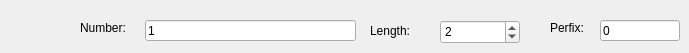
     <widget class="QWidget" name="tab_15">
      <attribute name="title">
       <string>Run</string>
      </attribute>
      <widget class="QSpinBox" name="txtDIRunLen">
       <property name="geometry">
        <rect>
         <x>440</x>
         <y>20</y>
         <width>80</width>
         <height>24</height>
        </rect>
       </property>
       <property name="toolTip">
        <string>&lt;html&gt;&lt;head/&gt;&lt;body&gt;&lt;p&gt;&lt;span style=&quot; font-size:18pt; color:#0000ff;&quot;&gt;RunLen: the length of run counter, e.g. RunLen=3 -&amp;gt; output run-001, rub-002&lt;/span&gt;&lt;/p&gt;&lt;p&gt;&lt;span style=&quot; font-size:18pt; color:#0000ff;&quot;&gt;RunLen &amp;gt; 1&lt;/span&gt;&lt;/p&gt;&lt;/body&gt;&lt;/html&gt;</string>
       </property>
       <property name="minimum">
        <number>1</number>
       </property>
       <property name="maximum">
        <number>999999999</number>
       </property>
       <property name="value">
        <number>2</number>
       </property>
      </widget>
      <widget class="QLineEdit" name="txtDIRunNum">
       <property name="geometry">
        <rect>
         <x>145</x>
         <y>20</y>
         <width>211</width>
         <height>21</height>
        </rect>
       </property>
       <property name="toolTip">
        <string>&lt;html&gt;&lt;head/&gt;&lt;body&gt;&lt;p&gt;&lt;span style=&quot; font-size:18pt; color:#0000ff;&quot;&gt;RunNum: sequence of run counters for corresponding subjects&lt;/span&gt;&lt;/p&gt;&lt;p&gt;&lt;br/&gt;&lt;/p&gt;&lt;p&gt;&lt;span style=&quot; font-size:18pt; color:#0000ff;&quot;&gt;RunNum = 12 then all subjects have 12 runs&lt;/span&gt;&lt;/p&gt;&lt;p&gt;&lt;br/&gt;&lt;/p&gt;&lt;p&gt;&lt;span style=&quot; font-size:18pt; color:#0000ff;&quot;&gt;RunNum = [11,2,10] then 1st subject has 11 runs, 2nd subject has 2 runs, and 3rd has 10 runs&lt;/span&gt;&lt;/p&gt;&lt;/body&gt;&lt;/html&gt;</string>
       </property>
       <property name="text">
        <string>1</string>
       </property>
      </widget>
      <widget class="QLineEdit" name="txtDIRunPer">
       <property name="geometry">
        <rect>
         <x>600</x>
         <y>20</y>
         <width>80</width>
         <height>21</height>
        </rect>
       </property>
       <property name="toolTip">
        <string>&lt;html&gt;&lt;head/&gt;&lt;body&gt;&lt;p&gt;&lt;span style=&quot; font-size:18pt; color:#0000ff;&quot;&gt;RunPer: content of subject counter, e.g. RunPer = 0 -&amp;gt; run-001 OR RunPer = A -&amp;gt; run-AA1&lt;/span&gt;&lt;/p&gt;&lt;/body&gt;&lt;/html&gt;</string>
       </property>
       <property name="text">
        <string>0</string>
       </property>
      </widget>
      <widget class="QLabel" name="label_27">
       <property name="geometry">
        <rect>
         <x>370</x>
         <y>20</y>
         <width>60</width>
         <height>21</height>
        </rect>
       </property>
       <property name="text">
        <string>Length:</string>
       </property>
      </widget>
      <widget class="QLabel" name="label_28">
       <property name="geometry">
        <rect>
         <x>550</x>
         <y>20</y>
         <width>60</width>
         <height>16</height>
        </rect>
       </property>
       <property name="text">
        <string>Perfix:</string>
       </property>
      </widget>
      <widget class="QLabel" name="label_29">
       <property name="geometry">
        <rect>
         <x>80</x>
         <y>20</y>
         <width>60</width>
         <height>16</height>
        </rect>
       </property>
       <property name="text">
        <string>Number:</string>
       </property>
      </widget>
     </widget>
